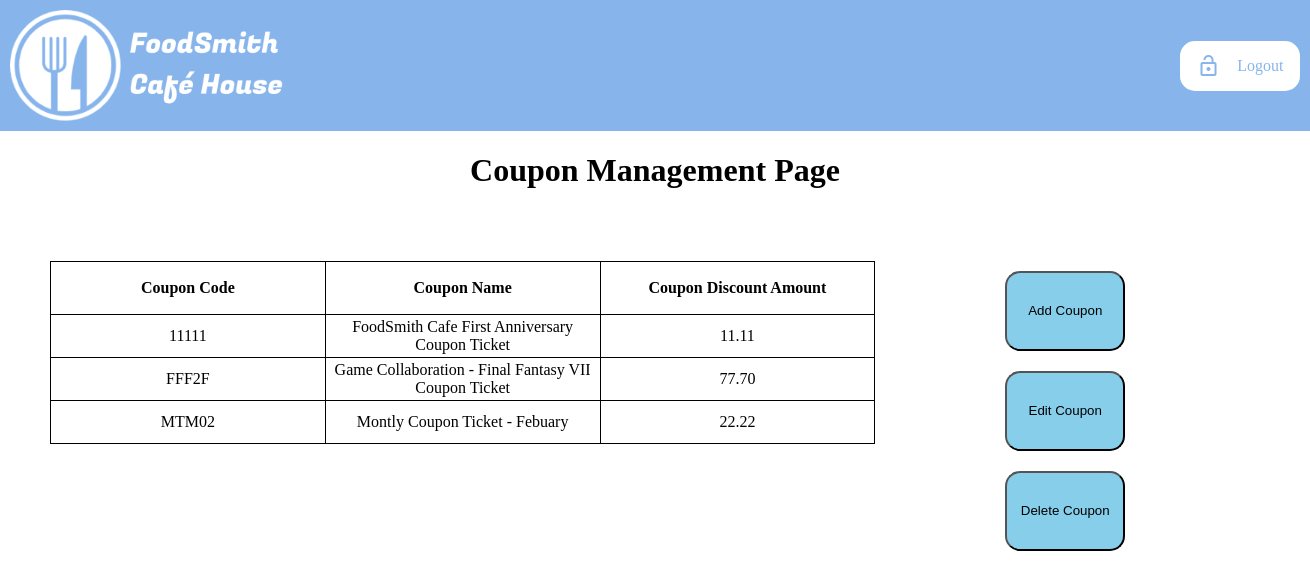
Page /coupon/index.php on the earlier database version.
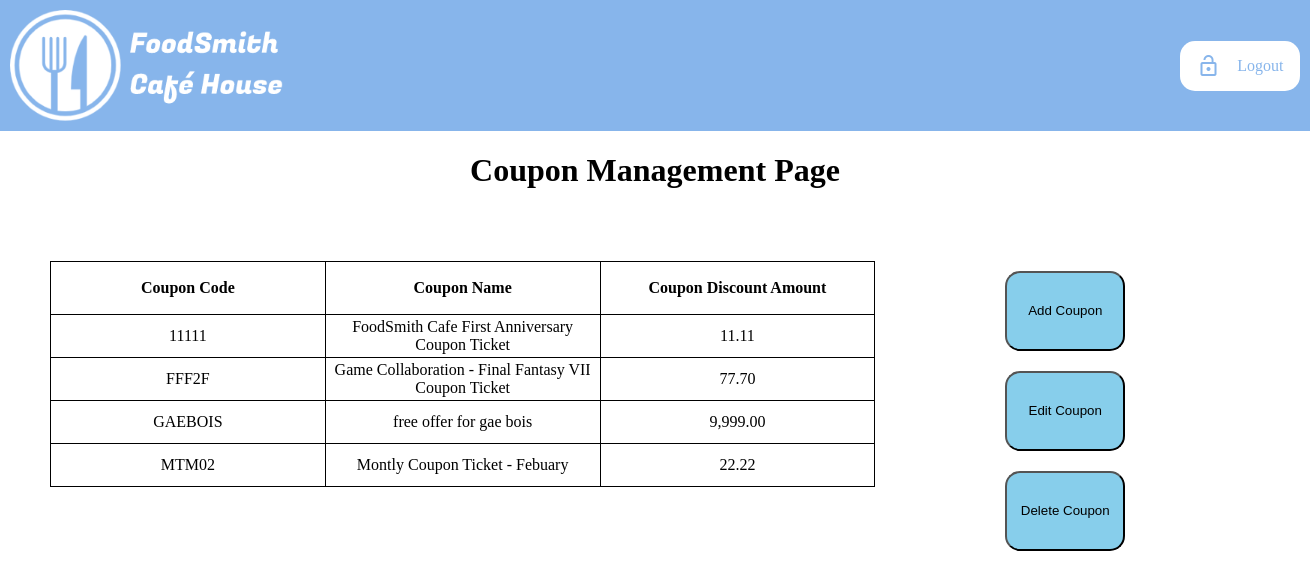
Same page on the later database version.
### tables this page shows
CREATE TABLE `coupon` (
  `couponCode` varchar(10) NOT NULL,
  `couponName` text NOT NULL,
  `couponAmount` float NOT NULL
);

### coupon/index.php (the view, shortened to what this page needs)
<!DOCTYPE html>
<html lang="en">
<head>
	<link rel="stylesheet" href="coupon_style.css">
<?php
	include_once ($_SERVER['DOCUMENT_ROOT']."/template/header.php");
?>
	<h1>Coupon Management Page</h1>
	<article>
		<div class="table-group">
	<?php
		include_once ($_SERVER['DOCUMENT_ROOT']."/db_conn.php");
		$couponQuery = "SELECT * FROM coupon";
		$couponResult = $conn->query($couponQuery);
		echo "<table class='theTables'><tr><th>Coupon Code</th><th>Coupon Name</th><th>Coupon Discount Amount</th></tr>";
		if ($couponResult->num_rows > 0)
		{
			while ($couponRow = $couponResult->fetch_assoc())
			{
				echo "<tr class='list-items'><td>" . $couponRow["couponCode"] . "</td><td>" . $couponRow["couponName"] . "</td><td>" . number_format($couponRow["couponAmount"], 2) . "</td></tr>";
			}
		}
		else
		{
			echo "0 results";
		}
		echo "</table>";
	?>
		</div>
		<div class='coupon-buttons-group'>
			<button class='coupon-buttons' onclick="showAddCoupon()">
				<p>Add Coupon</p>
			</button>
			<button class='coupon-buttons' onclick="showEditCoupon()">
				<p>Edit Coupon</p>
			</button>
			<button class='coupon-buttons' onclick="showDeleteCoupon()">
				<p>Delete Coupon</p>
			</button>
		</div>
	</article>
</body>
</html>

Differences in the rows shown:
added coupon: couponCode "GAEBOIS", couponName "free offer for gae bois", couponAmount "9,999.00"
